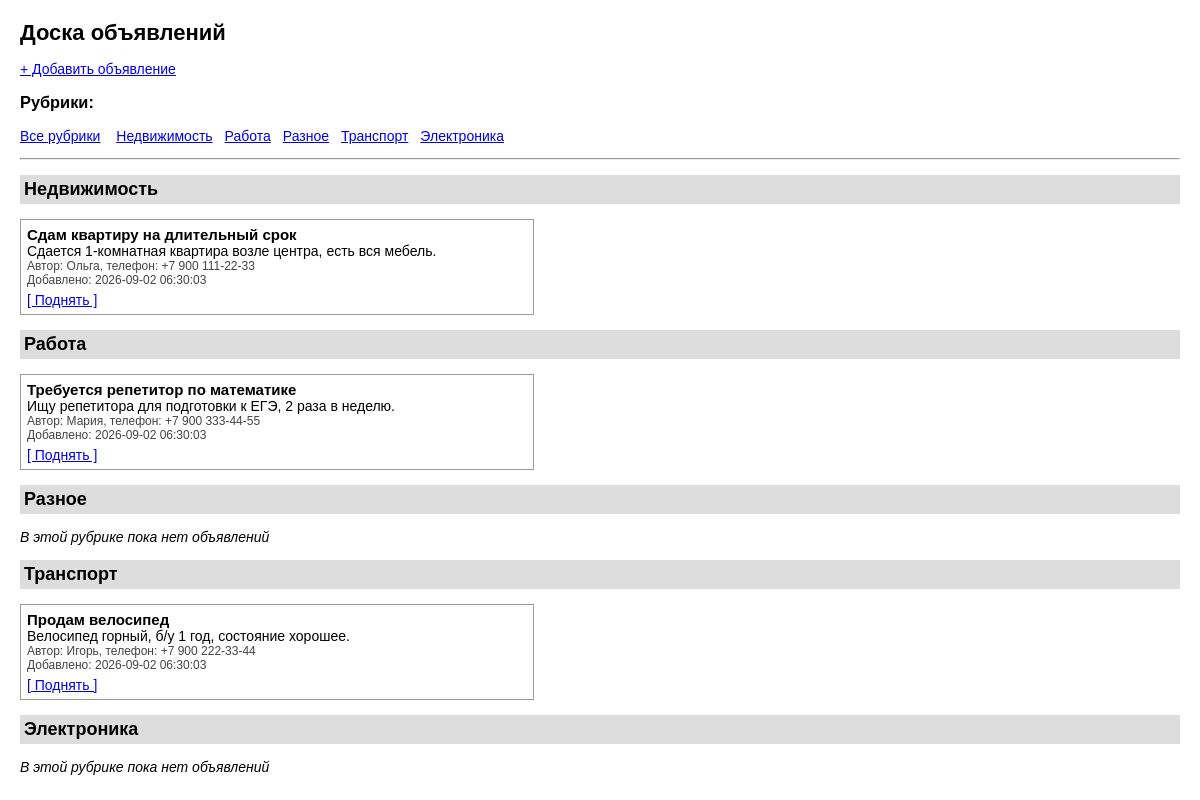
The page / on the database its author committed.
### tables this page shows
CREATE TABLE rubriki (
    id INT AUTO_INCREMENT PRIMARY KEY,
    nazvanie VARCHAR(100) NOT NULL
);

CREATE TABLE obyavleniya (
    id INT AUTO_INCREMENT PRIMARY KEY,
    id_rubriki INT NOT NULL,
    zagolovok VARCHAR(255) NOT NULL,
    opisanie TEXT NOT NULL,
    avtor VARCHAR(100) NOT NULL,
    telefon VARCHAR(50),
    data_dobavlen DATETIME NOT NULL DEFAULT CURRENT_TIMESTAMP,
    data_podnyatiya DATETIME DEFAULT NULL
);

### index.php (the view, shortened to what this page needs)
<?php
require "db.php";
$rubrika_vybrana = 0;
?>
<!DOCTYPE html>
<html>
<head>
    <link rel="stylesheet" type="text/css" href="style.css">
</head>
<body>
<h1>Доска объявлений</h1>
<p>
    <a href="dobavit.php?rubrika=<?php echo $rubrika_vybrana; ?>">+ Добавить объявление</a>
</p>
<h3>Рубрики:</h3>
<ul class="menu-rubrik">
    <li><a href="index.php">Все рубрики</a></li>
    <?php
    $zapros_rubrik_menu = mysqli_query($soedinenie, "SELECT * FROM rubriki ORDER BY nazvanie");
    while ($odna_rubrika = mysqli_fetch_assoc($zapros_rubrik_menu)) {
        echo "<li><a href='index.php?rubrika=" . $odna_rubrika['id'] . "'>" . htmlspecialchars($odna_rubrika['nazvanie']) . "</a></li>";
    }
    ?>
</ul>
<hr>
<?php
$zapros_rubrik = mysqli_query($soedinenie, "SELECT * FROM rubriki ORDER BY nazvanie");
while ($odna_rubrika = mysqli_fetch_assoc($zapros_rubrik)) {
    $id_tekushey_rubriki = $odna_rubrika['id'];
    echo "<h2>" . htmlspecialchars($odna_rubrika['nazvanie']) . "</h2>";
    $sql_obyav = "SELECT * FROM obyavleniya WHERE id_rubriki = $id_tekushey_rubriki ORDER BY COALESCE(data_podnyatiya, data_dobavlen) DESC";
    $zapros_obyav = mysqli_query($soedinenie, $sql_obyav);
    if (mysqli_num_rows($zapros_obyav) == 0) {
        echo "<p><i>В этой рубрике пока нет объявлений</i></p>";
    }
    while ($obyava = mysqli_fetch_assoc($zapros_obyav)) {
        echo "<div class='obyava'>";
        echo "<div class='obyava-zagolovok'>" . htmlspecialchars($obyava['zagolovok']) . "</div>";
        echo "<div>" . nl2br(htmlspecialchars($obyava['opisanie'])) . "</div>";
        echo "<div class='obyava-info'>Автор: " . htmlspecialchars($obyava['avtor']);
        if ($obyava['telefon'] != "") {
            echo ", телефон: " . htmlspecialchars($obyava['telefon']);
        }
        echo "</div>";
        echo "<div class='obyava-info'>Добавлено: " . $obyava['data_dobavlen'] . "</div>";
        $mozhno_podnyat = true;
        if ($mozhno_podnyat) {
            echo "<a class='knopka-podnyat' href='podnyat.php?id=" . $obyava['id'] . "'>[ Поднять ]</a>";
        } else {
            echo "<span class='seroe'>Уже поднимали недавно, попробуйте позже</span>";
        }
        echo "</div>";
    }
}
?>
</body>
</html>

### style.css (style rules this page uses)
body { font-family: Arial, sans-serif; font-size: 14px; margin: 20px; background-color: #ffffff; color: #000000; }
h1 { font-size: 22px; }
h2 { font-size: 18px; background-color: #dddddd; padding: 4px; }
a { color: #0000ee; }
.menu-rubrik { padding-left: 0; }
.menu-rubrik li { display: inline; margin-right: 12px; list-style: none; }
.obyava { border: 1px solid #999999; padding: 6px; margin-bottom: 12px; width: 500px; }
.obyava-zagolovok { font-weight: bold; font-size: 15px; }
.obyava-info { font-size: 12px; color: #444444; }
.knopka-podnyat { display: inline-block; margin-top: 5px; }

### rows shown on the page
rubriki: nazvanie "Недвижимость"
rubriki: nazvanie "Работа"
rubriki: nazvanie "Разное", shows "В этой рубрике пока нет объявлений"
rubriki: nazvanie "Транспорт"
rubriki: nazvanie "Электроника", shows "В этой рубрике пока нет объявлений"
obyavleniya: zagolovok "Сдам квартиру на длительный срок", opisanie "Сдается 1-комнатная квартира возле центра, есть вся мебель.", avtor "Ольга", telefon "+7 900 111-22-33", data_dobavlen "2026-09-02 06:30:03"
obyavleniya: zagolovok "Требуется репетитор по математике", opisanie "Ищу репетитора для подготовки к ЕГЭ, 2 раза в неделю.", avtor "Мария", telefon "+7 900 333-44-55", data_dobavlen "2026-09-02 06:30:03"
obyavleniya: zagolovok "Продам велосипед", opisanie "Велосипед горный, б/у 1 год, состояние хорошее.", avtor "Игорь", telefon "+7 900 222-33-44", data_dobavlen "2026-09-02 06:30:03"
